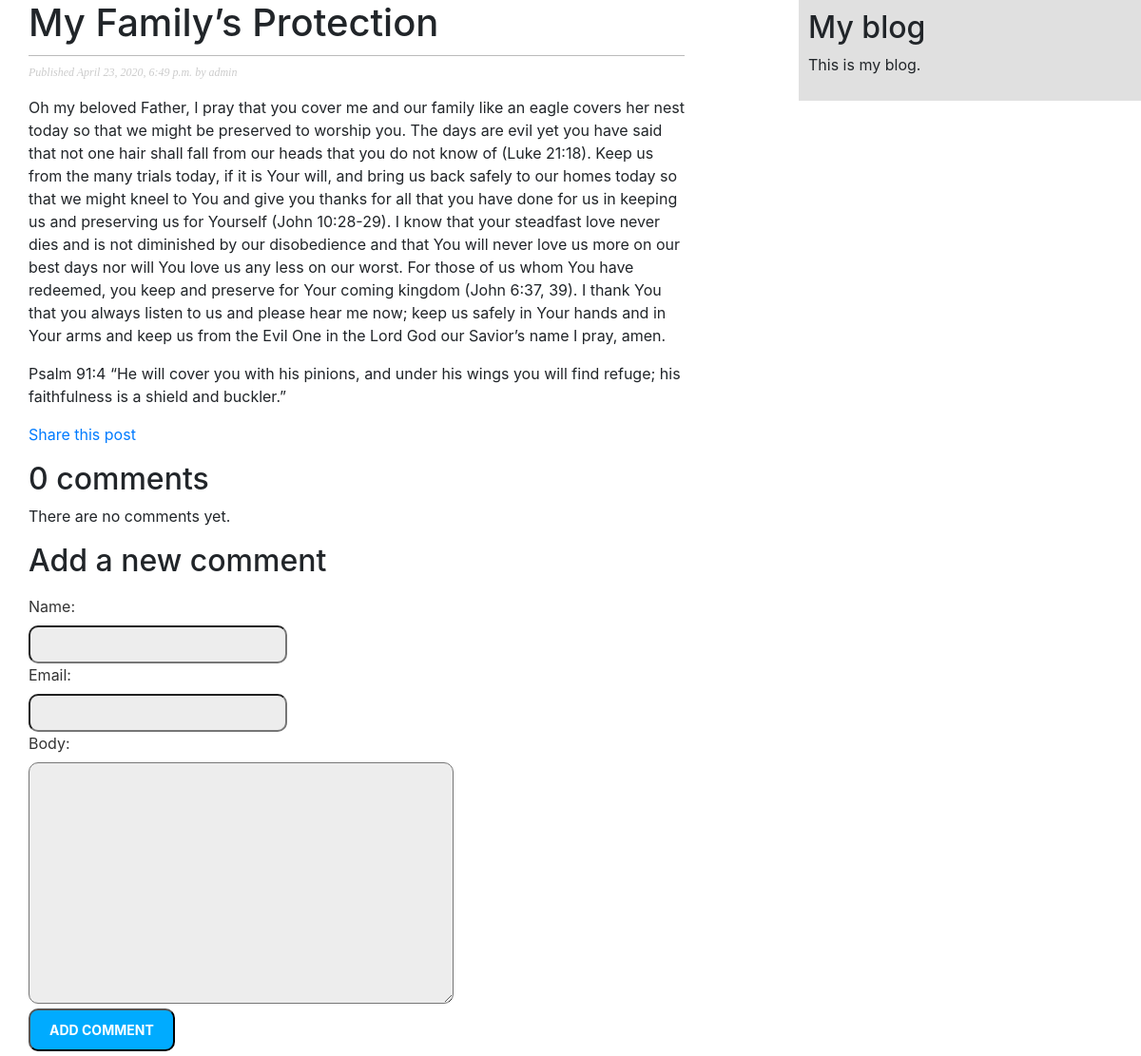
Page /BlogApp/2020/4/23/my-familys-rotection/ on the committed database.
### BlogApp/models.py (models this page shows, shortened)
class Post(models.Model):
    STATUS_CHOICES = (
        ('draft', 'Draft'),
        ('published', 'Published'),
    )
    title = models.CharField(max_length=250)
    slug = models.SlugField(max_length=250,
                            unique_for_date='publish')
    author = models.ForeignKey(User,
                               on_delete=models.CASCADE,
                               related_name='blog_posts')
    body = models.TextField()
    publish = models.DateTimeField(default=timezone.now)
    created = models.DateTimeField(auto_now_add=True)
    updated = models.DateTimeField(auto_now=True)
    status = models.CharField(max_length=10,
                              choices=STATUS_CHOICES,
                              default='draft')
    objects = models.Manager()
    published = PublishedManager()
    tags = TaggableManager()
    class Meta:
        ordering = ('-publish',)

### BlogApp/views.py (the view)
def post_detail(request, year, month, day, post):
    post = get_object_or_404(Post, slug=post,
                             status='published',
                             publish__year=year,
                             publish__month=month,
                             publish__day=day)
    comments = post.comments.filter(active=True)
    new_comment = None
    if request.method == 'POST':
        comment_form = CommentForm(data=request.POST)
        if comment_form.is_valid():
            new_comment = comment_form.save(commit=False)
            new_comment.post = post
            new_comment.save()
    else:
        comment_form = CommentForm()
    return render(request,
                  'BlogApp/post/detail.html',
                  {'post': post,
                   'comments': comments,
                   'new_comment': new_comment,
                   'comment_form': comment_form})

### BlogApp/forms.py
class CommentForm(forms.ModelForm):
    class Meta:
        model = Comment
        fields = ('name', 'email', 'body')

### BlogApp/templates/BlogApp/post/detail.html (shortened to what this page needs)
{% extends "BlogApp/base.html" %}
{% block content %}
    <h1>{{ post.title }}</h1>
    <p class="date">
        Published {{ post.publish }} by {{ post.author }}
    </p>
    {{ post.body|linebreaks }}
    <p>
        <a href="{% url "BlogApp:post_share" post.id %}">
            Share this post
        </a>
    </p>
    {% with comments.count as total_comments %}
        <h2>
            {{ total_comments }} comment{{ total_comments|pluralize }}
        </h2>
    {% endwith %}
    {% for comment in comments %}
        <div class="comment">
            <p class="info">
                Comment {{ forloop.counter }} by {{ comment.name }}
                {{ comment.created }}
            </p>
            {{ comment.body|linebreaks }}
        </div>
    {% empty %}
        <p>There are no comments yet.</p>
    {% endfor %}
    {% if new_comment %}
        <h2>Your comment has been added.</h2>
    {% else %}
        <h2>Add a new comment</h2>
        <form method="post">
            {{ comment_form.as_p }}
            <p><input type="submit" value="Add comment"></p>
        </form>
    {% endif %}
{% endblock %}

### BlogApp/static/css/BlogApp.css (style rules this page uses)
body { margin:0; padding:0; font-family:helvetica, sans-serif; }
a { color:#00abff; text-decoration:none; }
h1 { font-weight:normal; border-bottom:1px solid #bbb; padding:0 0 10px 0; }
h2 { font-weight:normal; margin:30px 0 0; }
p.date { color:#ccc; font-family: georgia, serif; font-size: 12px; font-style: italic; }
label { float:left; clear:both; color:#333; margin-bottom:4px; }
input, textarea { clear:both; float:left; margin:0 0 10px; background: #ededed; padding:6px 10px; font-size:12px; border-radius: 10px; }
input[type=submit] { font-weight:bold; background:#00abff; color:#fff; padding:10px 20px; font-size:14px; text-transform:uppercase; margin-block: 5px; }

### rows in the picture
Post: title "My Family’s Protection", publish "April 23, 2020, 6:49 p.m.", author "admin", body "Oh my beloved Father, I pray that you cover me and our family like an eagle covers her nest today so that we might be preserved to worship you. The days are evil yet you have said that not one hair shall fall from our heads that you do not know of (Luke 21:18). Keep us from the many trials today, if it is Your will, and bring us back safely to our homes today so that we might kneel to You and give you thanks for all that you have done for us in keeping us and preserving us for Yourself (John 10:28-29). I know that your steadfast love never dies and is not diminished by our disobedience and that You will never love us more on our best days nor will You love us any less on our worst. For…"

### other values in the picture
{{ total_comments }} "0"
